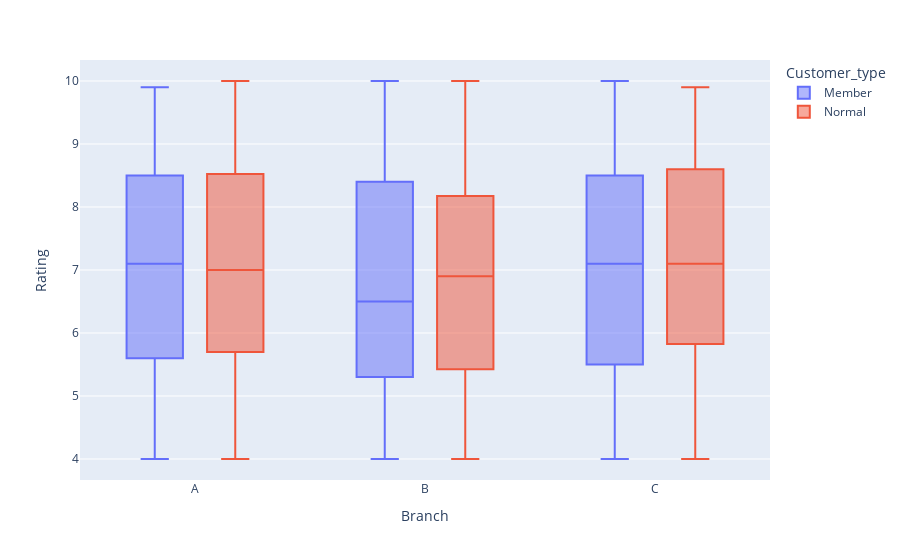

Write notebook code for a chart like this one.
### Code cell
fig = px.box(data, x="Branch", y="Rating", color = 'Customer_type')
fig.show()

### Figure 1 — Plotly figure (JSON) as saved in the notebook; plotly's stock layout.template omitted (floating-point values rounded to 4 significant figures; data arrays with more than 128 entries replaced by an {"elided": "..."} marker saying what was removed)
{"data": [{"alignmentgroup": "True", "hovertemplate": "Customer_type=Member<br>Branch=%{x}<br>Rating=%{y}<extra></extra>", "legendgroup": "Member", "marker": {"color": "#636efa"}, "name": "Member", "notched": false, "offsetgroup": "Member", "orientation": "v", "showlegend": true, "type": "box", "x": {"elided": "501 str values"}, "x0": " ", "xaxis": "x", "y": {"elided": "501 float values"}, "y0": " ", "yaxis": "y"}, {"alignmentgroup": "True", "hovertemplate": "Customer_type=Normal<br>Branch=%{x}<br>Rating=%{y}<extra></extra>", "legendgroup": "Normal", "marker": {"color": "#EF553B"}, "name": "Normal", "notched": false, "offsetgroup": "Normal", "orientation": "v", "showlegend": true, "type": "box", "x": {"elided": "499 str values"}, "x0": " ", "xaxis": "x", "y": {"elided": "499 float values"}, "y0": " ", "yaxis": "y"}], "layout": {"boxmode": "group", "legend": {"title": {"text": "Customer_type"}, "tracegroupgap": 0}, "margin": {"t": 60}, "xaxis": {"anchor": "y", "domain": [0, 1], "title": {"text": "Branch"}}, "yaxis": {"anchor": "x", "domain": [0, 1], "title": {"text": "Rating"}}}}
